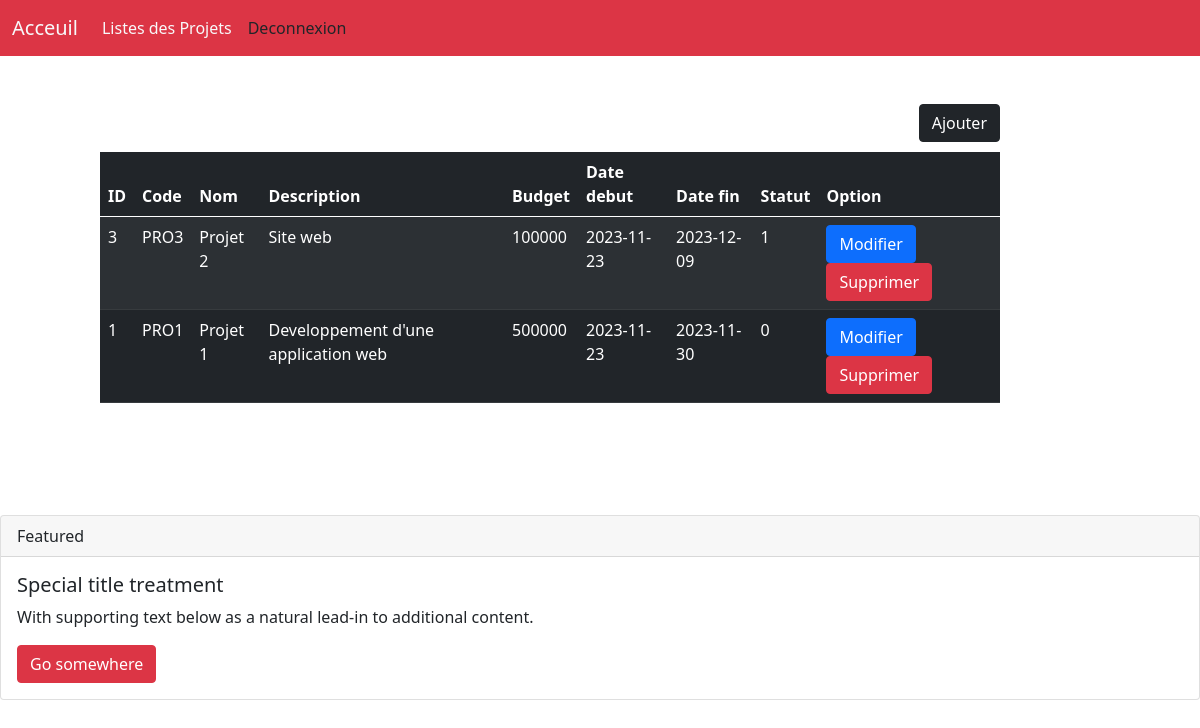
The page / on the database its author committed.
### tables this page shows
CREATE TABLE `projet` (
  `id` int(11) NOT NULL,
  `code` varchar(255) NOT NULL,
  `nom` varchar(255) NOT NULL,
  `description` text NOT NULL,
  `Budget` int(255) NOT NULL,
  `Date_debut` date NOT NULL,
  `Date_fin` date NOT NULL,
  `Statut` tinyint(1) NOT NULL
);

### listeProjet.php (the view)
<?php
        $sql="SELECT * FROM projet order by id Desc";
        $result=mysqli_query($connexion,$sql);
?>
<div class="col-md-9 offset-1">
<a type="button" class="btn btn-dark float-end" href="?page=ajouter">Ajouter</a>
<br>
<br>
<table class="table table-dark table-striped">
  <thead>
    <tr>
      <th scope="col">ID</th>
      <th scope="col">Code</th>
      <th scope="col">Nom</th>
      <th scope="col">Description</th>
      <th scope="col">Budget</th>
      <th scope="col">Date debut</th>
      <th scope="col">Date fin</th>
      <th scope="col">Statut</th>
      <th scope="col">Option</th>
    </tr>
  </thead>
  <tbody>
  <?php while($ligne=mysqli_fetch_row($result)):?>
            <tr>
                <td><?php echo $ligne[0] ?></td>
                <td><?php echo $ligne[1] ?></td>
                <td><?php echo $ligne[2] ?></td>
                <td><?php echo $ligne[3] ?></td>
                <td><?php echo $ligne[4] ?></td>
                <td><?php echo $ligne[5] ?></td>
                <td><?php echo $ligne[6] ?></td>
                <td><?php echo $ligne[7] ?></td>
      <td>
      <a class="btn btn-primary" href="?page=modprojet&&id=<?php echo $ligne[0] ?>">Modifier</a>
      <a class="btn btn-danger" href="?page=delprojet&&id=<?php echo $ligne[0] ?>">Supprimer</a>
      </td>
    </tr>
    <?php endwhile ?>
  </tbody>
</table>
</div>

### header.php (shortened to what this page needs)
<!DOCTYPE html>
<html lang="en">
<head>
    <link rel="stylesheet" href="bootstrap.min.css">
</head>

### navbar.php (shortened to what this page needs)
<body>
<nav class="navbar navbar-expand-lg bg-danger">
  <div class="container-fluid" >
    <a class="navbar-brand text-light" href="#">Acceuil</a>
    <div class="collapse navbar-collapse" id="navbarNav">
      <ul class="navbar-nav">
        <li class="nav-item">
          <a class="nav-link text-light" href="?page=listeProjet">Listes des Projets</a>
        </li>
        <li class="nav-item">
          <a class="nav-link disabled text-dark">Deconnexion</a>
        </li>
      </ul>
    </div>
  </div>
</nav>
<br>
<br>

### index.php
<?php
                  require_once("bd_connexion.php");
                  require_once("header.php");
                  require_once("navbar.php");
                if(isset($_GET["page"])){
                    if($_GET["page"]=="ajouter"){
                        require_once("ajoutprojet.php");
                    }
                    if($_GET["page"]=="modprojet"){
                        $id=$_GET["id"];
                        $sql="SELECT * FROM projet where id=$id";
                        $result=mysqli_query($connexion,$sql);
                        $projet=mysqli_fetch_row($result);
                        require_once("modifierprojet.php");
                    }
                    if($_GET["page"]=="delprojet"){
                        $id=$_GET["id"];
                        $sql="DELETE FROM projet where id=$id";
                        mysqli_query($connexion,$sql);
                        header("location:index.php");
                    }
                }else{
                    require_once("listeProjet.php");
                }
                require_once("footer.php");
        ?>

### Footer.php
<br>
<br>
<br>
<br>
<div class="card">
  <div class="card-header">
    Featured
  </div>
  <div class="card-body">
    <h5 class="card-title">Special title treatment</h5>
    <p class="card-text">With supporting text below as a natural lead-in to additional content.</p>
    <a href="#" class="btn btn-danger">Go somewhere</a>
  </div>
</div>

### rows shown on the page
projet: id "3", code "PRO3", nom "Projet 2", description "Site web", Budget "100000", Date_debut "2023-11-23", Date_fin "2023-12-09", Statut "1"
projet: id "1", code "PRO1", nom "Projet 1", description "Developpement d'une application web", Budget "500000", Date_debut "2023-11-23", Date_fin "2023-11-30", Statut "0"
